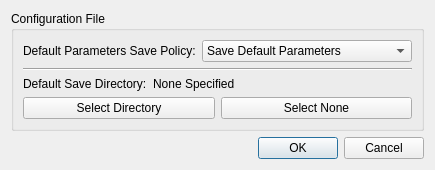
<?xml version="1.0" encoding="UTF-8"?>
<ui version="4.0">
 <class>Dialog</class>
 <widget class="QDialog" name="Dialog">
  <property name="geometry">
   <rect>
    <x>0</x>
    <y>0</y>
    <width>320</width>
    <height>163</height>
   </rect>
  </property>
  <property name="windowTitle">
   <string>Program Settings</string>
  </property>
  <layout class="QVBoxLayout" name="verticalLayout">
   <item>
    <widget class="QGroupBox" name="groupBox">
     <property name="title">
      <string>Configuration File</string>
     </property>
     <layout class="QVBoxLayout" name="verticalLayout_2">
      <item>
       <layout class="QHBoxLayout" name="horizontalLayout">
        <item>
         <widget class="QLabel" name="label">
          <property name="sizePolicy">
           <sizepolicy hsizetype="Fixed" vsizetype="Preferred">
            <horstretch>0</horstretch>
            <verstretch>0</verstretch>
           </sizepolicy>
          </property>
          <property name="toolTip">
           <string/>
          </property>
          <property name="text">
           <string>Default Parameters Save Policy:</string>
          </property>
         </widget>
        </item>
        <item>
         <widget class="QComboBox" name="comboBox_savePolicy">
          <item>
           <property name="text">
            <string>Save Default Parameters</string>
           </property>
          </item>
          <item>
           <property name="text">
            <string>Save Last Parameters As Default</string>
           </property>
          </item>
          <item>
           <property name="text">
            <string>Never Save Parameters</string>
           </property>
          </item>
         </widget>
        </item>
       </layout>
      </item>
      <item>
       <widget class="Line" name="line">
        <property name="orientation">
         <enum>Qt::Horizontal</enum>
        </property>
       </widget>
      </item>
      <item>
       <layout class="QHBoxLayout" name="horizontalLayout_2">
        <item>
         <widget class="QLabel" name="label_2">
          <property name="sizePolicy">
           <sizepolicy hsizetype="Fixed" vsizetype="Preferred">
            <horstretch>0</horstretch>
            <verstretch>0</verstretch>
           </sizepolicy>
          </property>
          <property name="toolTip">
           <string/>
          </property>
          <property name="text">
           <string>Default Save Directory:</string>
          </property>
         </widget>
        </item>
        <item>
         <widget class="QLabel" name="label_saveDirectory">
          <property name="text">
           <string>None Specified</string>
          </property>
         </widget>
        </item>
       </layout>
      </item>
      <item>
       <layout class="QHBoxLayout" name="horizontalLayout_5">
        <item>
         <widget class="QPushButton" name="pushButton_selectDirectory">
          <property name="toolTip">
           <string>Specify Default Save Directory</string>
          </property>
          <property name="text">
           <string>Select Directory</string>
          </property>
         </widget>
        </item>
        <item>
         <widget class="QPushButton" name="pushButton_selectNone">
          <property name="toolTip">
           <string>Specify No Default Save Directory</string>
          </property>
          <property name="text">
           <string>Select None</string>
          </property>
         </widget>
        </item>
       </layout>
      </item>
     </layout>
    </widget>
   </item>
   <item>
    <widget class="QDialogButtonBox" name="buttonBox">
     <property name="sizePolicy">
      <sizepolicy hsizetype="Expanding" vsizetype="Fixed">
       <horstretch>0</horstretch>
       <verstretch>0</verstretch>
      </sizepolicy>
     </property>
     <property name="orientation">
      <enum>Qt::Horizontal</enum>
     </property>
     <property name="standardButtons">
      <set>QDialogButtonBox::Cancel|QDialogButtonBox::Ok</set>
     </property>
    </widget>
   </item>
  </layout>
 </widget>
 <resources/>
 <connections>
  <connection>
   <sender>buttonBox</sender>
   <signal>accepted()</signal>
   <receiver>Dialog</receiver>
   <slot>accept()</slot>
   <hints>
    <hint type="sourcelabel">
     <x>248</x>
     <y>254</y>
    </hint>
    <hint type="destinationlabel">
     <x>157</x>
     <y>274</y>
    </hint>
   </hints>
  </connection>
  <connection>
   <sender>buttonBox</sender>
   <signal>rejected()</signal>
   <receiver>Dialog</receiver>
   <slot>reject()</slot>
   <hints>
    <hint type="sourcelabel">
     <x>316</x>
     <y>260</y>
    </hint>
    <hint type="destinationlabel">
     <x>286</x>
     <y>274</y>
    </hint>
   </hints>
  </connection>
 </connections>
</ui>
